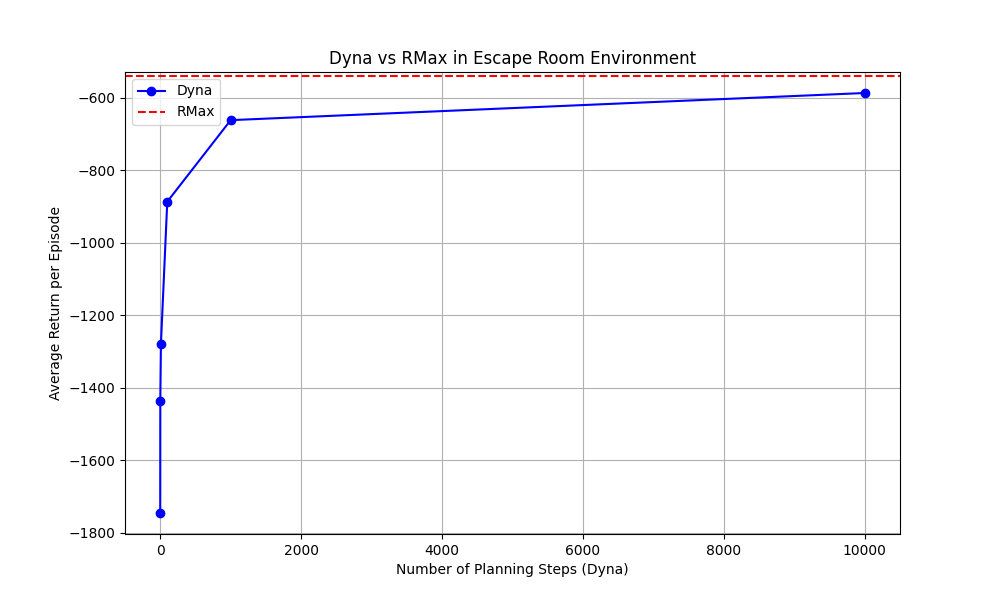

Here is the Python script that generated this plot:
import numpy as np
import matplotlib.pyplot as plt
from Environments.SimpleEnvs.EscapeRoomEnv import EscapeRoomEnv
from tqdm import tqdm

class DynaAgent:
    def __init__(self, n_states, n_actions, learning_rate=0.5, discount=1.0, epsilon=0.1):
        self.n_states = n_states
        self.n_actions = n_actions
        self.alpha = learning_rate
        self.gamma = discount
        self.epsilon = epsilon
        self.Q = np.zeros((n_states, n_actions))
        self.model = {}  # Modelo del ambiente
        self.experiences = []  # Experiencias almacenadas
        
    def get_action(self, state):
        if np.random.random() < self.epsilon:
            return np.random.randint(self.n_actions)
        return np.argmax(self.Q[state])
    
    def update_model(self, state, action, next_state, reward):
        if state not in self.model:
            self.model[state] = {}
        self.model[state][action] = (next_state, reward)
        self.experiences.append((state, action, next_state, reward))
    
    def planning_step(self):
        if not self.experiences:
            return
        
        # Seleccionar una experiencia aleatoria
        state, action, next_state, reward = self.experiences[np.random.randint(len(self.experiences))]
        
        # Actualizar Q-value usando el modelo
        best_next_action = np.argmax(self.Q[next_state])
        self.Q[state, action] += self.alpha * (
            reward + self.gamma * self.Q[next_state, best_next_action] - 
            self.Q[state, action]
        )

def value_iteration(Np, Nt, Rmax, n_states, n_actions, gamma, m, fict_terminal_idx, theta=1e-5):
    V = np.zeros(n_states + 1)  # +1 para el estado terminal ficticio
    policy = np.zeros(n_states, dtype=int)
    while True:
        delta = 0
        for s in range(n_states):
            v = V[s]
            Qs = np.zeros(n_actions)
            for a in range(n_actions):
                if Nt.get((s, a), 0) < m:
                    # No conocido: transición a estado terminal ficticio
                    Qs[a] = Rmax + gamma * V[fict_terminal_idx]
                else:
                    # Conocido: usar modelo empírico
                    total = Nt[(s, a)]
                    Q = 0
                    for (sp, r), count in Np[(s, a)].items():
                        prob = count / total
                        Q += prob * (r + gamma * V[sp])
                    Qs[a] = Q
            V[s] = np.max(Qs)
            policy[s] = np.argmax(Qs)
            delta = max(delta, abs(v - V[s]))
        # El estado terminal ficticio siempre tiene valor 0
        V[fict_terminal_idx] = 0
        if delta < theta:
            break
    return V[:n_states], policy

class RMaxAgentVI:
    """
    Agente R-Max con Value Iteration.
    - En cada paso real:
        1. Ejecuta value iteration sobre el modelo aprendido (planificar).
        2. Elige la acción greedy respecto a la política calculada.
        3. Ejecuta la acción en el entorno y observa la transición.
        4. Actualiza el modelo (contadores N_t y N_p).
    """
    def __init__(self, n_states, n_actions, gamma=1.0, Rmax=1, m=1):
        self.n_states = n_states
        self.n_actions = n_actions
        self.gamma = gamma
        self.Rmax = Rmax
        self.m = m
        self.Nt = {}  # (s, a) -> count
        self.Np = {}  # (s, a) -> {(s', r): count}
        self.fict_terminal_idx = n_states  # índice del estado terminal ficticio
        self.V = np.zeros(n_states)
        self.policy = np.zeros(n_states, dtype=int)
    
    def update_model(self, s, a, sp, r):
        """Actualiza los contadores del modelo con la transición observada."""
        key = (s, a)
        if key not in self.Nt:
            self.Nt[key] = 0
            self.Np[key] = {}
        self.Nt[key] += 1
        spr = (sp, r)
        if spr not in self.Np[key]:
            self.Np[key][spr] = 0
        self.Np[key][spr] += 1
    
    def plan(self):
        """Ejecuta value iteration sobre el modelo aprendido para actualizar V y la política."""
        self.V, self.policy = value_iteration(self.Np, self.Nt, self.Rmax, self.n_states, self.n_actions, self.gamma, self.m, self.fict_terminal_idx)
    
    def get_action(self, s):
        """Devuelve la acción greedy respecto a la política calculada."""
        return self.policy[s]

    def get_policy(self):
        """Devuelve la política actual (array de acciones por estado)."""
        return self.policy.copy()

    def print_policy(self):
        """Imprime la política actual de forma legible."""
        print("Política actual (acción por estado):")
        print(self.policy)

def state_to_index(state, width, height):
    # state es una tupla (row, col, has_key)
    position_idx = state[0] * width + state[1]
    return position_idx + (state[2] * width * height)  # has_key determina el offset

def run_dyna(env, n_episodes=20, n_runs=5, n_planning_steps=0):
    n_states = env._height * env._width * 2  # Estados totales = posiciones * 2 (con/sin llave)
    returns = np.zeros((n_runs, n_episodes))
    
    for run in tqdm(range(n_runs), desc=f"Dyna runs (planning steps: {n_planning_steps})"):
        agent = DynaAgent(n_states, 4, learning_rate=0.5, discount=1.0, epsilon=0.1)
        
        for episode in range(n_episodes):
            state = env.reset()  # El agente comienza en el cuadrado celeste sin la llave
            state_idx = state_to_index(state, env._width, env._height)
            done = False
            episode_return = 0
            
            while not done:
                action = agent.get_action(state_idx)
                next_state, reward, done = env.step(index_to_action(action))
                next_state_idx = state_to_index(next_state, env._width, env._height)
                
                # Actualizar Q-value
                best_next_action = np.argmax(agent.Q[next_state_idx])
                agent.Q[state_idx, action] += agent.alpha * (
                    reward + agent.gamma * agent.Q[next_state_idx, best_next_action] - 
                    agent.Q[state_idx, action]
                )
                
                # Actualizar modelo
                agent.update_model(state_idx, action, next_state_idx, reward)
                
                # Pasos de planning
                for _ in range(n_planning_steps):
                    agent.planning_step()
                
                state_idx = next_state_idx
                episode_return += reward
                
            returns[run, episode] = episode_return
            
    return np.mean(returns, axis=0)

def run_rmax(env, n_episodes=20, n_runs=5):
    n_states = env._height * env._width * 2
    n_actions = 4
    returns = np.zeros((n_runs, n_episodes))
    m = 1  # umbral de visitas
    for run in tqdm(range(n_runs), desc="RMax-VI runs"):
        agent = RMaxAgentVI(n_states, n_actions, gamma=1.0, Rmax=1, m=m)
        for episode in range(n_episodes):
            print(f"Episode number: {episode}")
            state = env.reset()
            state_idx = state_to_index(state, env._width, env._height)
            done = False
            episode_return = 0
            while not done:
                # 1. Planificar (value iteration)
                agent.plan()
                # 2. Elegir acción greedy
                action = agent.get_action(state_idx)
                # 3. Ejecutar acción y observar transición
                next_state, reward, done = env.step(index_to_action(action))
                next_state_idx = state_to_index(next_state, env._width, env._height)
                # 4. Actualizar modelo
                agent.update_model(state_idx, action, next_state_idx, reward)
                # env.show()  # Mostrar el entorno después de cada acción (opcional)
                state_idx = next_state_idx
                episode_return += reward
            returns[run, episode] = episode_return
        # (Opcional) Imprimir la política final aprendida por el agente en este run
        print("Política final del agente en este run:")
        agent.print_policy()
    return np.mean(returns, axis=0)

def index_to_action(action_idx):
    actions = ["up", "right", "down", "left"]
    return actions[action_idx]

def main():
    env = EscapeRoomEnv()
    n_episodes = 20
    n_runs = 5
    planning_steps = [0, 1, 10, 100, 1000, 10000]
    # Almacenar resultados
    dyna_results = []
    print("Starting experiments...")
    print("Environment description:")
    print("- Agent starts in the blue square without the key")
    print("- Goal: Get the key (yellow square) and reach the door (brown square)")
    print("- Rewards: -10 for stepping on nails (gray squares), -1 otherwise")
    print("- Episode ends when the agent reaches the door with the key")
    # Ejecutar experimentos para cada número de pasos de planning SOLO para Dyna
    for n_steps in planning_steps:
        print(f"\nRunning experiments with {n_steps} planning steps (Dyna only)...")
        # Dyna
        dyna_returns = run_dyna(env, n_episodes, n_runs, n_steps)
        dyna_results.append(np.mean(dyna_returns))
    # RMax (solo una vez)
    rmax_result = run_rmax(env, n_episodes, n_runs)
    # Mostrar resultados en tabla
    print("\nResults (Average Return per Episode):")
    print("-" * 50)
    print(f"{'Planning Steps':<15} {'Dyna':<15}")
    print("-" * 50)
    for steps, dyna in zip(planning_steps, dyna_results):
        print(f"{steps:<15} {dyna:<15.2f}")
    print("-" * 50)
    print(f"{'RMax':<15} {np.mean(rmax_result):<15.2f}")
    print("-" * 50)
    # Graficar resultados
    plt.figure(figsize=(10, 6))
    plt.plot(planning_steps, dyna_results, 'b-o', label='Dyna')
    plt.axhline(y=np.mean(rmax_result), color='r', linestyle='--', label='RMax')
    plt.xlabel('Number of Planning Steps (Dyna)')
    plt.ylabel('Average Return per Episode')
    plt.title('Dyna vs RMax in Escape Room Environment')
    plt.legend()
    plt.grid(True)
    plt.savefig('escape_room_comparison.png')
    plt.close()
    # Justificación teórica
    print("\n¿Dyna se vuelve equivalente a RMax con muchos planning steps?")
    print("No exactamente. Dyna con muchos pasos de planning se acerca a un agente modelo basado en planificación completa, pero sigue usando Q-learning (actualización local y por muestras). RMax realiza value iteration global sobre el modelo aprendido, propagando la información de manera más eficiente y optimista. Si Dyna hiciera infinitos pasos de planning y el modelo fuera perfecto, se acercaría a la política óptima, pero la diferencia clave es que Dyna propaga información localmente, mientras que RMax lo hace globalmente en cada paso. En la práctica, con suficientes pasos de planning, Dyna puede aproximarse mucho al rendimiento de RMax, pero no es estrictamente equivalente.")

if __name__ == "__main__":
    main() 